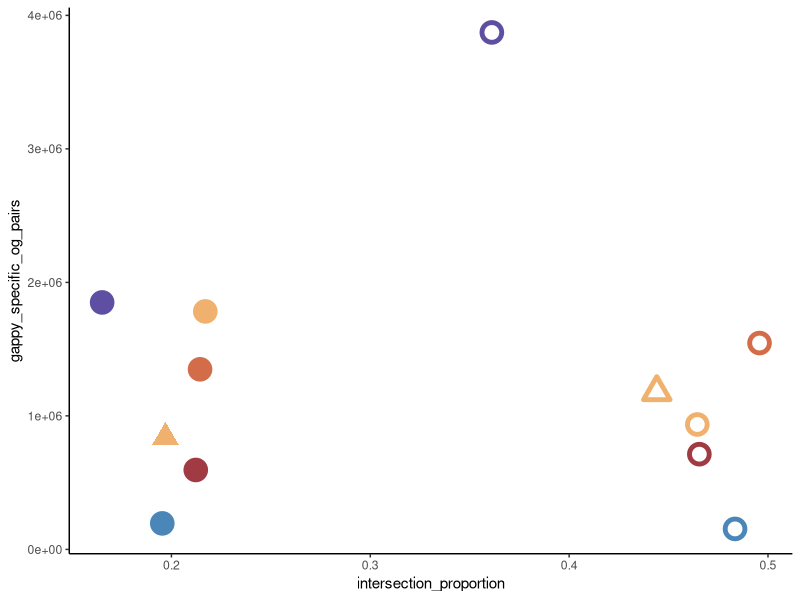

Write the R code that produced this figure.
library(ggplot2)

dat <- read.table("Method_Stats.txt", header=T, sep='\t')
# gappy_cat	method	intersection_proportion	gappy_specific_og_pairs


colors <- c('#A03B44', '#F1B16E', '#F1B16E', '#4B86B8', '#5E4FA2', '#D36D49', '#A1C496')
names(colors) <- c('bofasa', 'orthofinder_v2', 'orthofinder_v3', 'pirate', 'scarap', 'sonicparanoid')

shapes <- c(1, 2, 19, 17)
names(shapes) <- c('open_circle', 'open_triangle', 'fill_circle', 'fill_triangle')

pdf("Method_Stats.pdf", height=3.5, width=4)
#ggplot(dat, aes(color=method, shape=shape, x=intersection_proportion, y=gappy_specific_og_pairs)) + geom_point(size=5, show.legend=F, stroke=2.5) + theme_classic() + scale_color_manual(values=colors) + scale_shape_manual(values=shapes)
ggplot(dat, aes(color=method, shape=shape, x=intersection_proportion, y=gappy_specific_og_pairs)) + geom_point(size=5, show.legend=F, stroke=2.5) + theme_classic() + scale_color_manual(values=colors) + scale_shape_manual(values=shapes)

dev.off()
